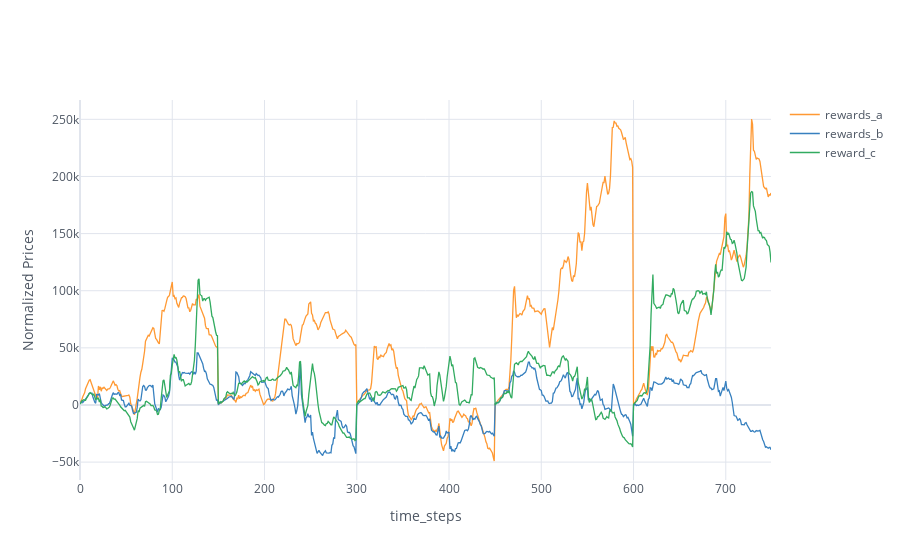

The code cell stored with this chart in its notebook:
### Code cell
cf.go_offline()
cf.set_config_file(world_readable=True, theme="white")

buffer = SimulatedStockBuffer.objects.select_related("stock").order_by("captured_at").all()

price_variations = {"rewards_a": rewards_a, "rewards_b": rewards_b, "reward_c": reward_c}

# # print(price_variations)
# for stck_name in price_variations:
#     price_snaps = price_variations[stck_name]
#     price_array = np.array(price_snaps)
#     max_price = max(price_array)
#     normalized_snaps = price_array/max_price
#     price_variations[stck_name] = normalized_snaps

    

stock_names = ["rewards_a", "rewards_b", "reward_c"]


# print(price_variations)
df_regret_comparisons = pd.DataFrame(price_variations)
df_regret_comparisons.iplot(
    xTitle='time_steps',
    yTitle='Normalized Prices'
)

### Figure 1 — Plotly figure (JSON) as saved in the notebook; plotly's stock layout.template omitted (floating-point values rounded to 4 significant figures; data arrays with more than 128 entries replaced by an {"elided": "..."} marker saying what was removed)
{"data": [{"line": {"color": "rgba(255, 153, 51, 1.0)", "dash": "solid", "shape": "linear", "width": 1.3}, "mode": "lines", "name": "rewards_a", "text": "", "type": "scatter", "x": {"elided": "750 int values"}, "y": {"elided": "750 float values"}}, {"line": {"color": "rgba(55, 128, 191, 1.0)", "dash": "solid", "shape": "linear", "width": 1.3}, "mode": "lines", "name": "rewards_b", "text": "", "type": "scatter", "x": {"elided": "750 int values"}, "y": {"elided": "750 float values"}}, {"line": {"color": "rgba(50, 171, 96, 1.0)", "dash": "solid", "shape": "linear", "width": 1.3}, "mode": "lines", "name": "reward_c", "text": "", "type": "scatter", "x": {"elided": "750 int values"}, "y": {"elided": "750 float values"}}], "layout": {"legend": {"bgcolor": "#FFFFFF", "font": {"color": "#4D5663"}}, "paper_bgcolor": "#FFFFFF", "plot_bgcolor": "#FFFFFF", "title": {"font": {"color": "#4D5663"}}, "xaxis": {"gridcolor": "#E1E5ED", "showgrid": true, "tickfont": {"color": "#4D5663"}, "title": {"font": {"color": "#4D5663"}, "text": "time_steps"}, "zerolinecolor": "#E1E5ED"}, "yaxis": {"gridcolor": "#E1E5ED", "showgrid": true, "tickfont": {"color": "#4D5663"}, "title": {"font": {"color": "#4D5663"}, "text": "Normalized Prices"}, "zerolinecolor": "#E1E5ED"}}}
